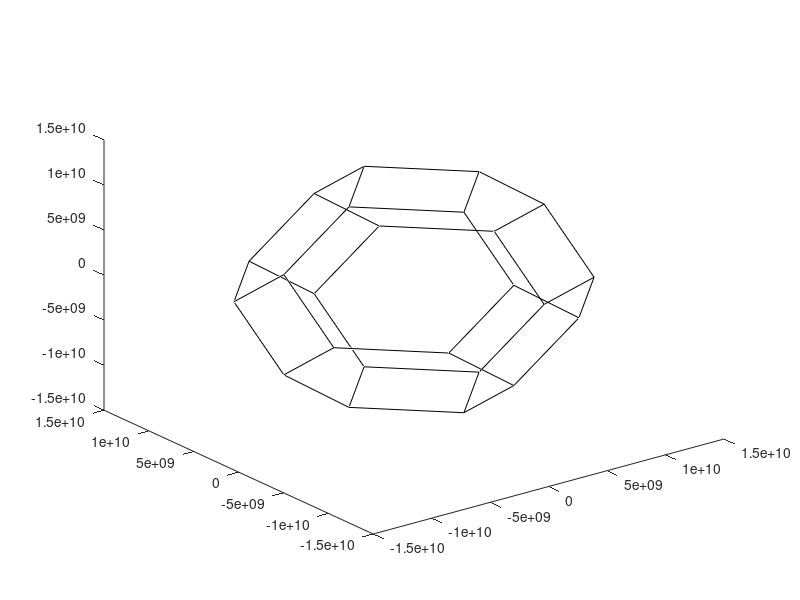

MATLAB code to generate this figure: (Note: this script raises an error after producing the figure.)
%% BS_GE.M [GERMANIO - BANDE E POPOLAMENTO]
% riproduce la popolazione degli stati nella prima zona di Brilluoin
clear all
close all

% Definizione delle costanti
q=1.6e-19;%[C]
hb=6.626e-34/2/pi;%[Js]
m0=9.1e-31;%[kg]
k=1.38e-23;%[JK-1]
Ec_Si=1.12;%[eV]
ml_Si=0.9163*m0;%[kg]
mt_Si=0.1905*m0;%[kg]
mhh_Si=0.537*m0;%[kg]
mlh_Si=0.153*m0;%[kg]
Nc_Si=3.22e19;%[cm-3]
Nv_Si=1.83e19;%[cm-3]
Ec_Ge=0.66;%[eV]
ml_Ge=1.588*m0;%[kg]
mt_Ge=0.08152*m0;%[kg]
mhh_Ge=0.347*m0;%[kg]
mlh_Ge=0.0429*m0;%[kg]
Nc_Ge=1.03e19;%[cm-3]
Nv_Ge=0.535e19;%[cm-3]
Ec_GaAs=1.42;%[eV]
EcL_GaAs=1.42+0.31;%[eV] 
m_GaAs=0.067*m0;%[kg]
ml_GaAs=1.9*m0;%[kg]
mt_GaAs=0.075*m0;%[kg]
mhh_GaAs=0.51*m0;%[kg]
mlh_GaAs=0.082*m0;%[kg]
Nc_GaAs=4.21e17;%[cm-3]
Nv_GaAs=9.52e18;%[cm-3]
a_Si=5.43e-10;%[m] lattice constant
a_Ge=5.646e-10;%[m] lattice constant
a_GaAs=5.6533e-10;%[m] lattice constant

% Parametri liberi
Ev=0;%[eV]
Ec=Ec_Ge;%[eV]
T=300;%[K]
Ef=Ec_Ge/2;%[eV] 
Nc=Nc_Ge;
Nv=Nv_Ge;
Ntot=1e22/(Nc*Nv)^0.5/exp(-q*Ec/2/k/T)/exp(abs(Ef-Ec/2)*q/k/T);%[1] normalizzazione
ml=ml_Ge;%[kg]
mt=mt_Ge;%[kg]
mhh=mhh_Ge;%[kg]
mlh=mlh_Ge;%[kg]
a=a_Ge;%[m]
b=2*pi/a;%[m-1]
kx0=0.5*2*pi/a;%[m-1] coordinata kx del minimo CB-Ge
ky0=0.5*2*pi/a;%[m-1] coordinata ky del minimo CB-Ge
kz0=0.5*2*pi/a;%[m-1] coordinata kz del minimo CB-Ge

%% Grafica BZ
figure(1)
plot3([b b],[b/2 0],[0 b/2],'k')
hold on
plot3([b b],[-b/2 0],[0 -b/2],'k')
plot3([b b],[b/2 0],[0 -b/2],'k')
plot3([b b],[-b/2 0],[0 b/2],'k')

plot3([-b -b],[b/2 0],[0 b/2],'k')
plot3([-b -b],[-b/2 0],[0 -b/2],'k')
plot3([-b -b],[b/2 0],[0 -b/2],'k')
plot3([-b -b],[-b/2 0],[0 b/2],'k')

plot3([b/2 0],[b b],[0 b/2],'k')
plot3([-b/2 0],[b b],[0 -b/2],'k')
plot3([b/2 0],[b b],[0 -b/2],'k')
plot3([-b/2 0],[b b],[0 b/2],'k')

plot3([b/2 0],[-b -b],[0 b/2],'k')
plot3([-b/2 0],[-b -b],[0 -b/2],'k')
plot3([b/2 0],[-b -b],[0 -b/2],'k')
plot3([-b/2 0],[-b -b],[0 b/2],'k')

plot3([b/2 0],[0 b/2],[b b],'k')
plot3([-b/2 0],[0 -b/2],[b b],'k')
plot3([b/2 0],[0 -b/2],[b b],'k')
plot3([-b/2 0],[0 b/2],[b b],'k')

plot3([b/2 0],[0 b/2],[-b -b],'k')
plot3([-b/2 0],[0 -b/2],[-b -b],'k')
plot3([b/2 0],[0 -b/2],[-b -b],'k')
plot3([-b/2 0],[0 b/2],[-b -b],'k')

plot3([b b/2],[b/2 b],[0 0],'k')
plot3([-b -b/2],[-b/2 -b],[0 0],'k')
plot3([b b/2],[-b/2 -b],[0 0],'k')
plot3([-b -b/2],[b/2 b],[0 0],'k')

plot3([0 0],[b b/2],[b/2 b],'k')
plot3([0 0],[-b -b/2],[-b/2 -b],'k')
plot3([0 0],[b b/2],[-b/2 -b],'k')
plot3([0 0],[-b -b/2],[b/2 b],'k')

plot3([b/2 b],[0 0],[b b/2],'k')
plot3([-b/2 -b],[0 0],[-b -b/2],'k')
plot3([-b/2 -b],[0 0],[b b/2],'k')
plot3([b/2 b],[0 0],[-b -b/2],'k')

%plot3([CBmin(1,1) CBmin(2,1)],[CBmin(1,2) CBmin(2,2)],[CBmin(1,3) CBmin(2,3)],'r')
%plot3([CBmin(3,1) CBmin(4,1)],[CBmin(3,2) CBmin(4,2)],[CBmin(3,3) CBmin(4,3)],'r')
%plot3([CBmin(5,1) CBmin(6,1)],[CBmin(5,2) CBmin(6,2)],[CBmin(5,3) CBmin(6,3)],'r')

%matrice di rotazione diagonale cubo
a1=45*pi/180;%[rad]
a2=35.2644*pi/180;%[rad]
a3=0;
c1=cos(a1);s1=sin(a1);
c2=cos(a2);s2=sin(a2);
c3=cos(a3);s3=sin(a3);

R=[c1*c2*c3-s1*s3 -c1*c2*s3-s1*c3 c1*s2
s1*c2*c3+c1*s3 -s1*c2*s3+c1*c3 s1*s2
-s2*c3 s2*s3 c2];

%% Calcolo - Banda di Conduzione
f_c=exp(-q*(Ec-Ef)/k/T);%[1]
f_v=exp(q*(Ev-Ef)/k/T);%[1]
Ne=100;%[1] numero di step in energia
dE=k*T/q/10;%[eV]

for ik=1:Ne
E(ik)=(ik-0.5)*dE;%[eV] rispetto alla CB

% Banda di Conduzione - L
f_cb=exp(-q*(E(ik)+Ec-Ef)/k/T);%[1]
n=f_cb*Ntot;
ak=(2*ml*q*E(ik))^0.5/hb;%[m-1] asse kx dell'ellissoide
bk=(2*mt*q*E(ik))^0.5/hb;%[m-1] asse ky-kz dell'ellissoide

[ ex, ey, ez ] = ellipsoidrand (ak,bk,bk,n);
ee=[ex ey ez]';
if norm(ee) ~= 0 
   ee=R*ee;ee(1,:)=ee(1,:)-b/2;ee(2,:)=ee(2,:)-b/2;ee(3,:)=ee(3,:)+b/2;
   plot3(ee(1,:),ee(2,:),ee(3,:),'.c');
end
[ ex, ey, ez ] = ellipsoidrand (ak,bk,bk,n);
ee=[ex ey ez]';
if norm(ee) ~= 0 
   ee=R*ee;ee(1,:)=ee(1,:)-b/2;ee(2,:)=ee(2,:)-b/2;ee(3,:)=ee(3,:)+b/2;
   plot3(-ee(1,:),-ee(2,:),ee(3,:),'.c');
end
[ ex, ey, ez ] = ellipsoidrand (ak,bk,bk,n);
ee=[ex ey ez]';
if norm(ee) ~= 0 
   ee=R*ee;ee(1,:)=ee(1,:)-b/2;ee(2,:)=ee(2,:)-b/2;ee(3,:)=ee(3,:)+b/2;
   plot3(-ee(1,:),ee(2,:),ee(3,:),'.c');
end
[ ex, ey, ez ] = ellipsoidrand (ak,bk,bk,n);
ee=[ex ey ez]';
if norm(ee) ~= 0 
   ee=R*ee;ee(1,:)=ee(1,:)-b/2;ee(2,:)=ee(2,:)-b/2;ee(3,:)=ee(3,:)+b/2;
   plot3(ee(1,:),-ee(2,:),ee(3,:),'.c');
end

[ ex, ey, ez ] = ellipsoidrand (ak,bk,bk,n);
ee=[ex ey ez]';
if norm(ee) ~= 0 
   ee=R*ee;ee(1,:)=ee(1,:)-b/2;ee(2,:)=ee(2,:)-b/2;ee(3,:)=ee(3,:)+b/2;
   plot3(ee(1,:),ee(2,:),-ee(3,:),'.c');
end
[ ex, ey, ez ] = ellipsoidrand (ak,bk,bk,n);
ee=[ex ey ez]';
if norm(ee) ~= 0 
   ee=R*ee;ee(1,:)=ee(1,:)-b/2;ee(2,:)=ee(2,:)-b/2;ee(3,:)=ee(3,:)+b/2;
   plot3(-ee(1,:),-ee(2,:),-ee(3,:),'.c');
end
[ ex, ey, ez ] = ellipsoidrand (ak,bk,bk,n);
ee=[ex ey ez]';
if norm(ee) ~= 0 
   ee=R*ee;ee(1,:)=ee(1,:)-b/2;ee(2,:)=ee(2,:)-b/2;ee(3,:)=ee(3,:)+b/2;
   plot3(-ee(1,:),ee(2,:),-ee(3,:),'.c');
end
[ ex, ey, ez ] = ellipsoidrand (ak,bk,bk,n);
ee=[ex ey ez]';
if norm(ee) ~= 0 
   ee=R*ee;ee(1,:)=ee(1,:)-b/2;ee(2,:)=ee(2,:)-b/2;ee(3,:)=ee(3,:)+b/2;
   plot3(ee(1,:),-ee(2,:),-ee(3,:),'.c');
end

% Banda di Valenza
f_vb=exp(q*(-E(ik)+Ev-Ef)/k/T);%[1]
n=f_vb*Ntot;
ak=(2*mhh*q*E(ik))^0.5/hb;%[m-1] asse kx-ky-kz dell'ellissoide (sfera)
[ ex, ey, ez ] = ellipsoidrand (ak,ak,ak,n);
plot3(ex,ey,ez,'.r') % lacune pesanti
ak=(2*mlh*q*E(ik))^0.5/hb;%[m-1] asse kx-ky-kz dell'ellissoide (sfera)
[ ex, ey, ez ] = ellipsoidrand (ak,ak,ak,n);
plot3(ex,ey,ez,'.m') % lacune leggere

end
xlabel('k_x')
ylabel('k_y')
zlabel('k_z')

